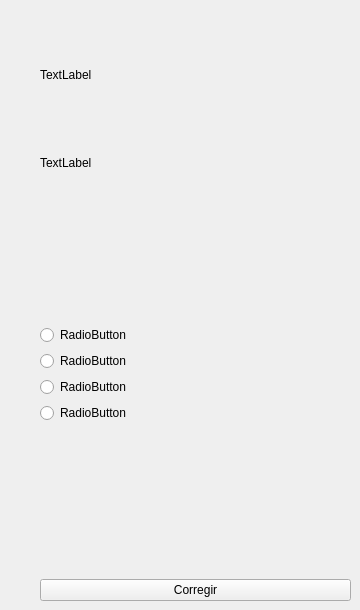
             <widget class="QWidget" name="problema">
              <property name="sizePolicy">
               <sizepolicy hsizetype="Expanding" vsizetype="Preferred">
                <horstretch>0</horstretch>
                <verstretch>0</verstretch>
               </sizepolicy>
              </property>
              <widget class="QWidget" name="gridLayoutWidget">
               <property name="geometry">
                <rect>
                 <x>0</x>
                 <y>0</y>
                 <width>351</width>
                 <height>601</height>
                </rect>
               </property>
               <layout class="QGridLayout" name="gridLayout_9" columnstretch="0,0">
                <item row="3" column="1">
                 <widget class="QRadioButton" name="answer1">
                  <property name="sizePolicy">
                   <sizepolicy hsizetype="Expanding" vsizetype="Fixed">
                    <horstretch>0</horstretch>
                    <verstretch>0</verstretch>
                   </sizepolicy>
                  </property>
                  <property name="text">
                   <string>RadioButton</string>
                  </property>
                 </widget>
                </item>
                <item row="2" column="1">
                 <spacer name="verticalSpacer_14">
                  <property name="orientation">
                   <enum>Qt::Orientation::Vertical</enum>
                  </property>
                  <property name="sizeHint" stdset="0">
                   <size>
                    <width>20</width>
                    <height>40</height>
                   </size>
                  </property>
                 </spacer>
                </item>
                <item row="7" column="1">
                 <spacer name="verticalSpacer_12">
                  <property name="orientation">
                   <enum>Qt::Orientation::Vertical</enum>
                  </property>
                  <property name="sizeHint" stdset="0">
                   <size>
                    <width>20</width>
                    <height>40</height>
                   </size>
                  </property>
                 </spacer>
                </item>
                <item row="6" column="1">
                 <widget class="QRadioButton" name="answer4">
                  <property name="text">
                   <string>RadioButton</string>
                  </property>
                 </widget>
                </item>
                <item row="4" column="1">
                 <widget class="QRadioButton" name="answer2">
                  <property name="sizePolicy">
                   <sizepolicy hsizetype="Fixed" vsizetype="Fixed">
                    <horstretch>0</horstretch>
                    <verstretch>0</verstretch>
                   </sizepolicy>
                  </property>
                  <property name="styleSheet">
                   <string notr="true">color: black; font-weight: none;</string>
                  </property>
                  <property name="text">
                   <string>RadioButton</string>
                  </property>
                 </widget>
                </item>
                <item row="1" column="1">
                 <widget class="QLabel" name="enunciado">
                  <property name="sizePolicy">
                   <sizepolicy hsizetype="Expanding" vsizetype="Fixed">
                    <horstretch>0</horstretch>
                    <verstretch>0</verstretch>
                   </sizepolicy>
                  </property>
                  <property name="text">
                   <string>TextLabel</string>
                  </property>
                  <property name="wordWrap">
                   <bool>true</bool>
                  </property>
                 </widget>
                </item>
                <item row="5" column="1">
                 <widget class="QRadioButton" name="answer3">
                  <property name="text">
                   <string>RadioButton</string>
                  </property>
                 </widget>
                </item>
                <item row="0" column="1">
                 <widget class="QLabel" name="num_problema">
                  <property name="sizePolicy">
                   <sizepolicy hsizetype="Expanding" vsizetype="Expanding">
                    <horstretch>0</horstretch>
                    <verstretch>0</verstretch>
                   </sizepolicy>
                  </property>
                  <property name="text">
                   <string>TextLabel</string>
                  </property>
                 </widget>
                </item>
                <item row="8" column="1">
                 <widget class="QPushButton" name="corregir">
                  <property name="text">
                   <string>Corregir</string>
                  </property>
                 </widget>
                </item>
                <item row="0" column="0">
                 <spacer name="horizontalSpacer_8">
                  <property name="orientation">
                   <enum>Qt::Orientation::Horizontal</enum>
                  </property>
                  <property name="sizeType">
                   <enum>QSizePolicy::Policy::Fixed</enum>
                  </property>
                  <property name="sizeHint" stdset="0">
                   <size>
                    <width>40</width>
                    <height>20</height>
                   </size>
                  </property>
                 </spacer>
                </item>
               </layout>
              </widget>
             </widget>
